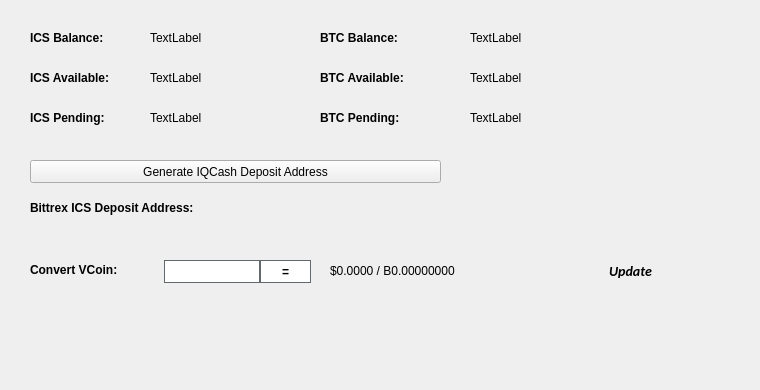
   <widget class="QWidget" name="BalanceTab">
    <attribute name="title">
     <string>Balance</string>
    </attribute>
    <widget class="QLabel" name="BitcoinBalanceLabel">
     <property name="geometry">
      <rect>
       <x>470</x>
       <y>30</y>
       <width>150</width>
       <height>16</height>
      </rect>
     </property>
     <property name="text">
      <string>TextLabel</string>
     </property>
    </widget>
    <widget class="QLabel" name="ICSBalanceLabel">
     <property name="geometry">
      <rect>
       <x>150</x>
       <y>30</y>
       <width>150</width>
       <height>16</height>
      </rect>
     </property>
     <property name="text">
      <string>TextLabel</string>
     </property>
    </widget>
    <widget class="QLabel" name="label_11">
     <property name="geometry">
      <rect>
       <x>30</x>
       <y>30</y>
       <width>101</width>
       <height>16</height>
      </rect>
     </property>
     <property name="font">
      <font>
       <weight>75</weight>
       <bold>true</bold>
      </font>
     </property>
     <property name="text">
      <string>ICS Balance:</string>
     </property>
    </widget>
    <widget class="QLabel" name="label_12">
     <property name="geometry">
      <rect>
       <x>320</x>
       <y>30</y>
       <width>101</width>
       <height>16</height>
      </rect>
     </property>
     <property name="font">
      <font>
       <weight>75</weight>
       <bold>true</bold>
      </font>
     </property>
     <property name="text">
      <string>BTC Balance:</string>
     </property>
    </widget>
    <widget class="QLabel" name="ICSAvailableLabel_2">
     <property name="geometry">
      <rect>
       <x>150</x>
       <y>70</y>
       <width>150</width>
       <height>16</height>
      </rect>
     </property>
     <property name="text">
      <string>TextLabel</string>
     </property>
    </widget>
    <widget class="QLabel" name="label_13">
     <property name="geometry">
      <rect>
       <x>30</x>
       <y>70</y>
       <width>111</width>
       <height>16</height>
      </rect>
     </property>
     <property name="font">
      <font>
       <weight>75</weight>
       <bold>true</bold>
      </font>
     </property>
     <property name="text">
      <string>ICS Available:</string>
     </property>
    </widget>
    <widget class="QLabel" name="label_14">
     <property name="geometry">
      <rect>
       <x>30</x>
       <y>110</y>
       <width>101</width>
       <height>16</height>
      </rect>
     </property>
     <property name="font">
      <font>
       <weight>75</weight>
       <bold>true</bold>
      </font>
     </property>
     <property name="text">
      <string>ICS Pending:</string>
     </property>
    </widget>
    <widget class="QLabel" name="ICSPendingLabel">
     <property name="geometry">
      <rect>
       <x>150</x>
       <y>110</y>
       <width>150</width>
       <height>16</height>
      </rect>
     </property>
     <property name="text">
      <string>TextLabel</string>
     </property>
    </widget>
    <widget class="QLabel" name="label_15">
     <property name="geometry">
      <rect>
       <x>320</x>
       <y>70</y>
       <width>111</width>
       <height>16</height>
      </rect>
     </property>
     <property name="font">
      <font>
       <weight>75</weight>
       <bold>true</bold>
      </font>
     </property>
     <property name="text">
      <string>BTC Available:</string>
     </property>
    </widget>
    <widget class="QLabel" name="BitcoinAvailableLabel">
     <property name="geometry">
      <rect>
       <x>470</x>
       <y>70</y>
       <width>150</width>
       <height>16</height>
      </rect>
     </property>
     <property name="text">
      <string>TextLabel</string>
     </property>
    </widget>
    <widget class="QLabel" name="label_31">
     <property name="geometry">
      <rect>
       <x>320</x>
       <y>110</y>
       <width>111</width>
       <height>16</height>
      </rect>
     </property>
     <property name="font">
      <font>
       <weight>75</weight>
       <bold>true</bold>
      </font>
     </property>
     <property name="text">
      <string>BTC Pending:</string>
     </property>
    </widget>
    <widget class="QLabel" name="BitcoinPendingLabel">
     <property name="geometry">
      <rect>
       <x>470</x>
       <y>110</y>
       <width>150</width>
       <height>16</height>
      </rect>
     </property>
     <property name="text">
      <string>TextLabel</string>
     </property>
    </widget>
    <widget class="QLabel" name="label_33">
     <property name="geometry">
      <rect>
       <x>30</x>
       <y>200</y>
       <width>221</width>
       <height>16</height>
      </rect>
     </property>
     <property name="font">
      <font>
       <weight>75</weight>
       <bold>true</bold>
      </font>
     </property>
     <property name="text">
      <string>Bittrex ICS Deposit Address:</string>
     </property>
    </widget>
    <widget class="QPushButton" name="GenDepositBTN">
     <property name="geometry">
      <rect>
       <x>30</x>
       <y>160</y>
       <width>411</width>
       <height>23</height>
      </rect>
     </property>
     <property name="text">
      <string>Generate IQCash Deposit Address</string>
     </property>
     <property name="icon">
      <iconset resource="../iqcash.qrc">
       <normaloff>:/icons/bitcoin</normaloff>:/icons/bitcoin</iconset>
     </property>
    </widget>
    <widget class="QLabel" name="DepositAddressLabel">
     <property name="geometry">
      <rect>
       <x>200</x>
       <y>200</y>
       <width>261</width>
       <height>16</height>
      </rect>
     </property>
     <property name="palette">
      <palette>
       <active>
        <colorrole role="WindowText">
         <brush brushstyle="SolidPattern">
          <color alpha="255">
           <red>0</red>
           <green>0</green>
           <blue>0</blue>
          </color>
         </brush>
        </colorrole>
        <colorrole role="Text">
         <brush brushstyle="SolidPattern">
          <color alpha="255">
           <red>0</red>
           <green>0</green>
           <blue>255</blue>
          </color>
         </brush>
        </colorrole>
       </active>
       <inactive>
        <colorrole role="WindowText">
         <brush brushstyle="SolidPattern">
          <color alpha="255">
           <red>0</red>
           <green>0</green>
           <blue>0</blue>
          </color>
         </brush>
        </colorrole>
        <colorrole role="Text">
         <brush brushstyle="SolidPattern">
          <color alpha="255">
           <red>0</red>
           <green>0</green>
           <blue>255</blue>
          </color>
         </brush>
        </colorrole>
       </inactive>
       <disabled>
        <colorrole role="WindowText">
         <brush brushstyle="SolidPattern">
          <color alpha="255">
           <red>120</red>
           <green>120</green>
           <blue>120</blue>
          </color>
         </brush>
        </colorrole>
        <colorrole role="Text">
         <brush brushstyle="SolidPattern">
          <color alpha="255">
           <red>120</red>
           <green>120</green>
           <blue>120</blue>
          </color>
         </brush>
        </colorrole>
       </disabled>
      </palette>
     </property>
     <property name="font">
      <font>
       <weight>75</weight>
       <bold>true</bold>
      </font>
     </property>
     <property name="text">
      <string/>
     </property>
     <property name="alignment">
      <set>Qt::AlignRight|Qt::AlignTrailing|Qt::AlignVCenter</set>
     </property>
     <property name="textInteractionFlags">
      <set>Qt::LinksAccessibleByMouse|Qt::TextSelectableByKeyboard|Qt::TextSelectableByMouse</set>
     </property>
    </widget>
    <widget class="QLabel" name="label_8">
     <property name="geometry">
      <rect>
       <x>460</x>
       <y>300</y>
       <width>281</width>
       <height>81</height>
      </rect>
     </property>
     <property name="text">
      <string/>
     </property>
     <property name="pixmap">
      <pixmap>:/images/bittrex</pixmap>
     </property>
    </widget>
    <widget class="QWidget" name="widgetConversion" native="true">
     <property name="geometry">
      <rect>
       <x>0</x>
       <y>250</y>
       <width>751</width>
       <height>43</height>
      </rect>
     </property>
     <property name="minimumSize">
      <size>
       <width>0</width>
       <height>43</height>
      </size>
     </property>
     <property name="styleSheet">
      <string notr="true"/>
     </property>
     <widget class="QPushButton" name="btnUpdateMarketData">
      <property name="geometry">
       <rect>
        <x>575</x>
        <y>0</y>
        <width>111</width>
        <height>41</height>
       </rect>
      </property>
      <property name="sizePolicy">
       <sizepolicy hsizetype="Expanding" vsizetype="Expanding">
        <horstretch>0</horstretch>
        <verstretch>0</verstretch>
       </sizepolicy>
      </property>
      <property name="font">
       <font>
        <family>calibri</family>
        <pointsize>-1</pointsize>
        <weight>75</weight>
        <italic>true</italic>
        <bold>true</bold>
       </font>
      </property>
      <property name="styleSheet">
       <string notr="true">margin:0px;text-align:center;padding:2px;border-radius:3px;font-style:italic;width:100px;font-size:14px;font-family:calibri;font-weight:600;</string>
      </property>
      <property name="text">
       <string>Update</string>
      </property>
      <property name="iconSize">
       <size>
        <width>150</width>
        <height>35</height>
       </size>
      </property>
      <property name="autoDefault">
       <bool>true</bool>
      </property>
      <property name="default">
       <bool>true</bool>
      </property>
     </widget>
     <widget class="QLabel" name="lblConvertVCoin">
      <property name="geometry">
       <rect>
        <x>30</x>
        <y>10</y>
        <width>131</width>
        <height>20</height>
       </rect>
      </property>
      <property name="styleSheet">
       <string notr="true"/>
      </property>
      <property name="text">
       <string>&lt;html&gt;&lt;head/&gt;&lt;body&gt;&lt;p&gt;&lt;span style=&quot; font-weight:600;&quot;&gt;Convert VCoin:&lt;/span&gt;&lt;/p&gt;&lt;/body&gt;&lt;/html&gt;</string>
      </property>
     </widget>
     <widget class="QLineEdit" name="txtConvertVCoinQty">
      <property name="geometry">
       <rect>
        <x>160</x>
        <y>10</y>
        <width>100</width>
        <height>23</height>
       </rect>
      </property>
      <property name="minimumSize">
       <size>
        <width>100</width>
        <height>23</height>
       </size>
      </property>
      <property name="maximumSize">
       <size>
        <width>100</width>
        <height>16777215</height>
       </size>
      </property>
      <property name="styleSheet">
       <string notr="true">border: 1px solid #61696c;margin-left:4px;</string>
      </property>
     </widget>
     <widget class="QPushButton" name="btnConvertIQCash">
      <property name="geometry">
       <rect>
        <x>260</x>
        <y>10</y>
        <width>51</width>
        <height>23</height>
       </rect>
      </property>
      <property name="minimumSize">
       <size>
        <width>0</width>
        <height>23</height>
       </size>
      </property>
      <property name="styleSheet">
       <string notr="true">border:1px solid #61696c;background:white;font-weight:600;</string>
      </property>
      <property name="text">
       <string>=</string>
      </property>
     </widget>
     <widget class="QLabel" name="lblConvertVCoinResults">
      <property name="geometry">
       <rect>
        <x>330</x>
        <y>0</y>
        <width>201</width>
        <height>41</height>
       </rect>
      </property>
      <property name="styleSheet">
       <string notr="true"/>
      </property>
      <property name="text">
       <string>$0.0000 / B0.00000000</string>
      </property>
     </widget>
     <widget class="QLabel" name="iconOverviewUpdateWait">
      <property name="geometry">
       <rect>
        <x>670</x>
        <y>10</y>
        <width>24</width>
        <height>24</height>
       </rect>
      </property>
      <property name="text">
       <string/>
      </property>
      <property name="pixmap">
       <pixmap resource="../iqcash.qrc">:/icons/transaction_1</pixmap>
      </property>
      <property name="scaledContents">
       <bool>true</bool>
      </property>
      <property name="alignment">
       <set>Qt::AlignCenter</set>
      </property>
     </widget>
    </widget>
   </widget>
